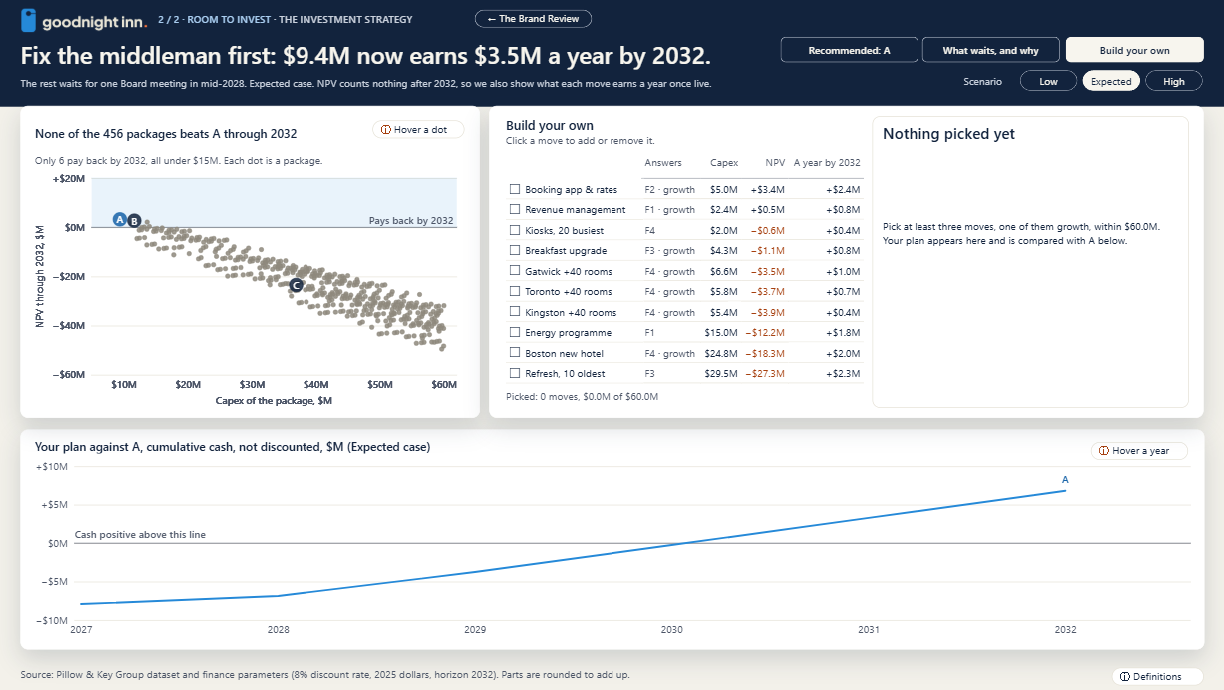
#> input picture project/deliverables/fix-publish7-visual-fixes/1366/build-00-nothing-picked.png, 1224 x 690 px
$ python overlay.py ../../../deliverables/fix-publish7-visual-fixes/1366/build-00-nothing-picked.png ../../../deliverables/fix-publish7-visual-fixes/1366/build-03-moves.png out.png
#> lines starting #> are read from the running program, lines starting #| are printed output that depends on the picture
"""Overlay a page render on the comp: the comp's ink in red, the render's in cyan; where both have ink the pixel is dark.
usage: overlay.py <render_1920.png> <comp_page.png> <out prefix>"""
import sys
from PIL import Image, ImageChops
r = Image.open(sys.argv[1]).convert("L"); c = Image.open(sys.argv[2]).convert("L")
#> after `r = Image.open(sys.argv[1]).convert('L')`:
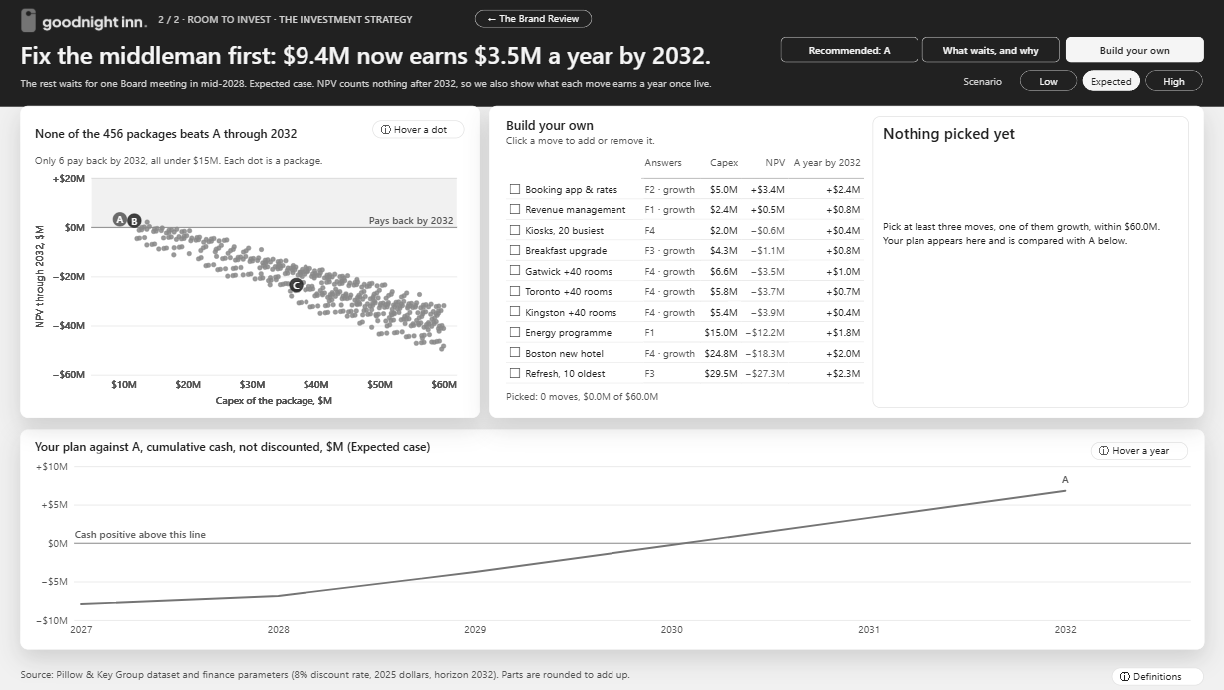
#> r: PIL image 1224x690 L; min 33, max 255, mean 216.1
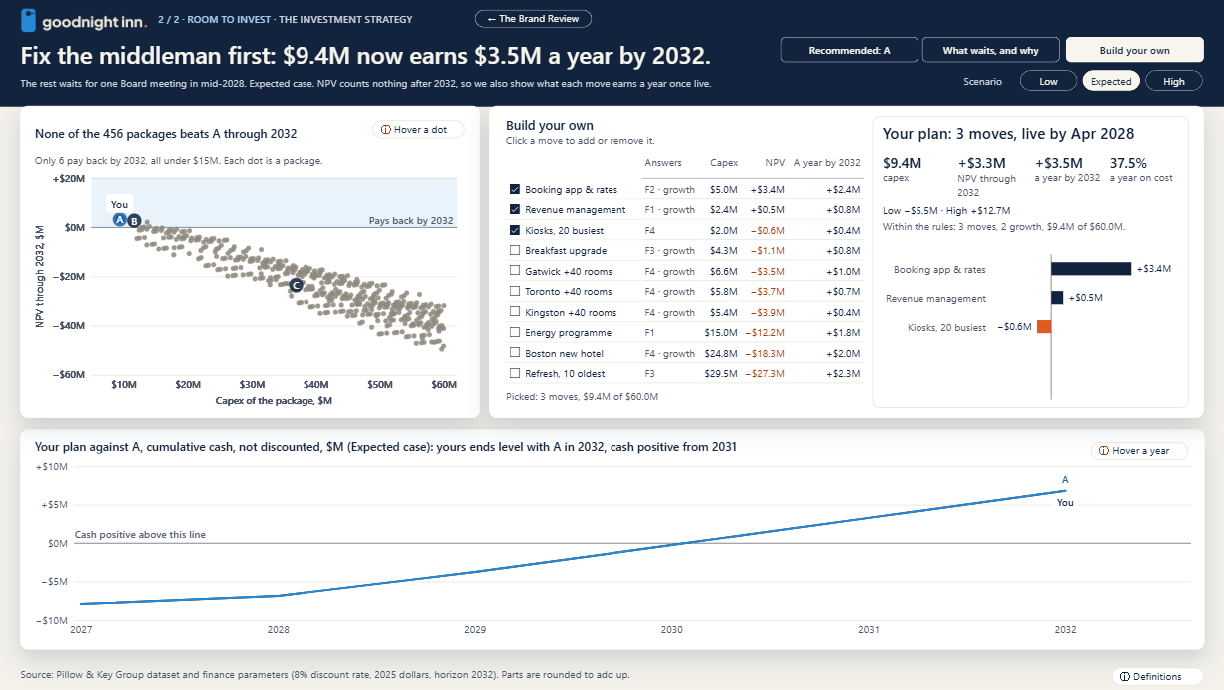
#> input picture project/deliverables/fix-publish7-visual-fixes/1366/build-03-moves.png, 1224 x 690 px
ov = Image.merge("RGB", (r, c, c))   # red channel = render, so comp-only ink shows red, render-only ink shows cyan
ov.save(sys.argv[3] + "_full.png")
for n, box in (("top", (0, 150, 1920, 300)), ("mid", (0, 300, 1920, 790)), ("bot", (0, 790, 1920, 1080))):
    ov.crop(box).save(f"{sys.argv[3]}_{n}.png")
#> this loop made 3 passes
#> pass 1, `ov.crop(box).save(f"{sys.argv[3]}_{n}.png")`:
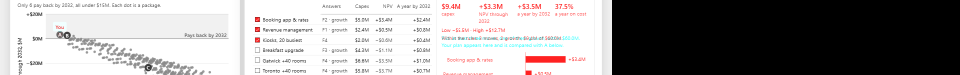
#> saved as out.png_top.png: PIL image 1920x150 RGB (shown at 1/2 size); mean R, G, B 155.2, 153.5, 153.5
#> pass 2, `ov.crop(box).save(f"{sys.argv[3]}_{n}.png")`:
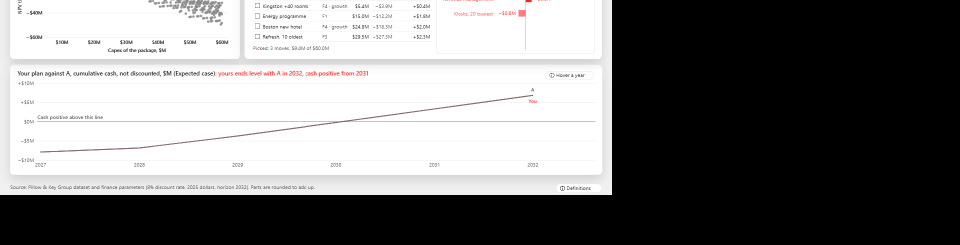
#> saved as out.png_mid.png: PIL image 1920x490 RGB (shown at 1/2 size); mean R, G, B 124.9, 124.5, 124.5
